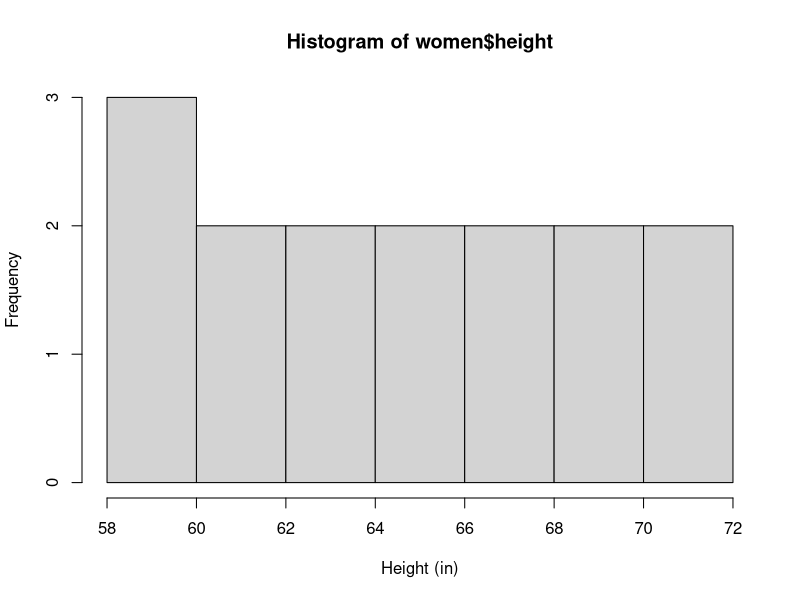
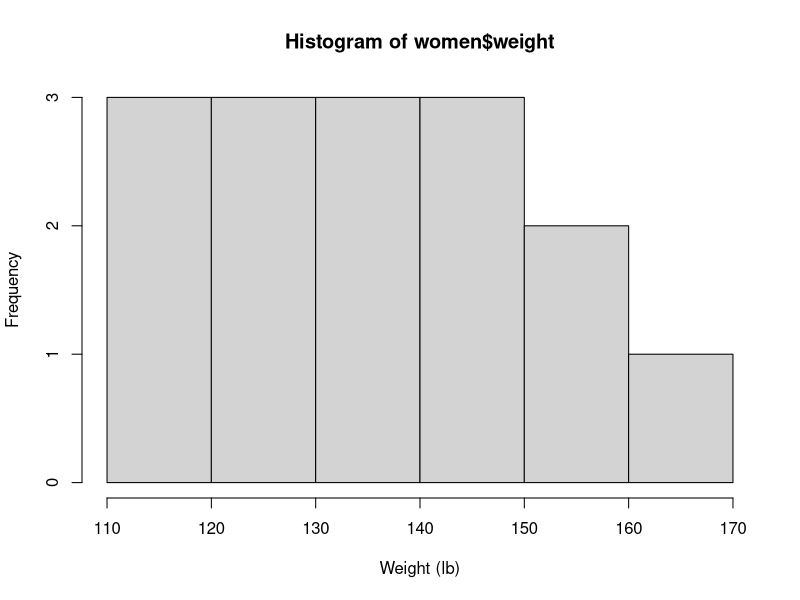
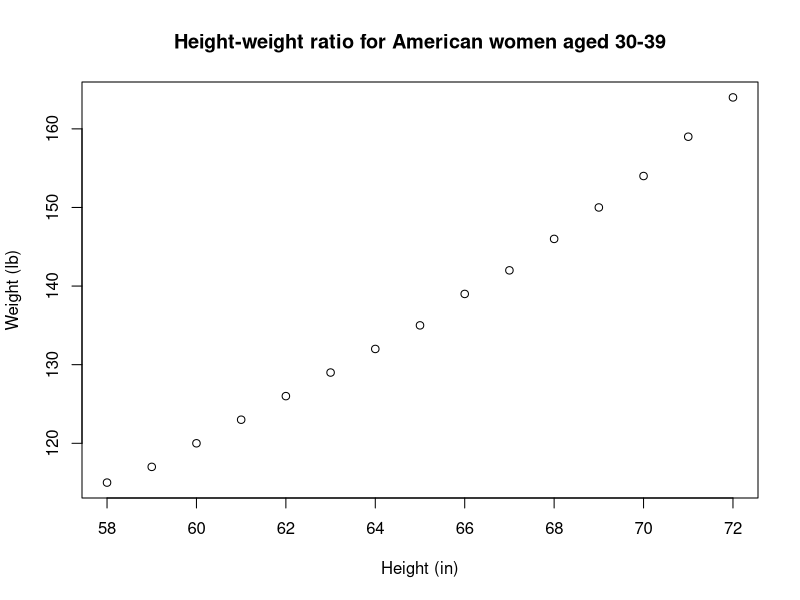
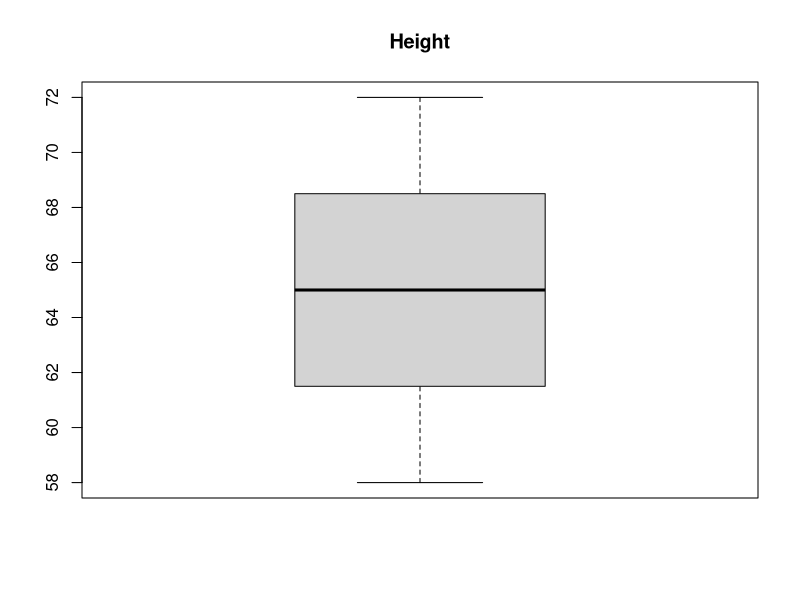
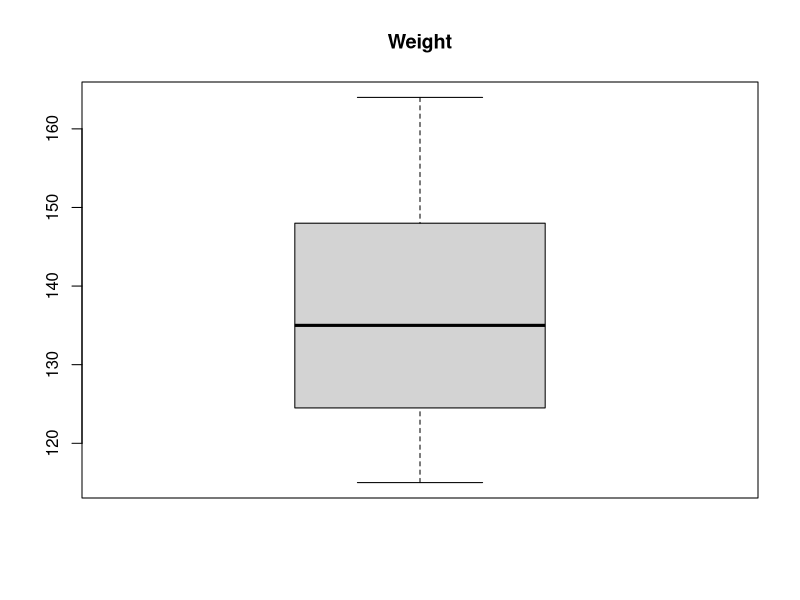
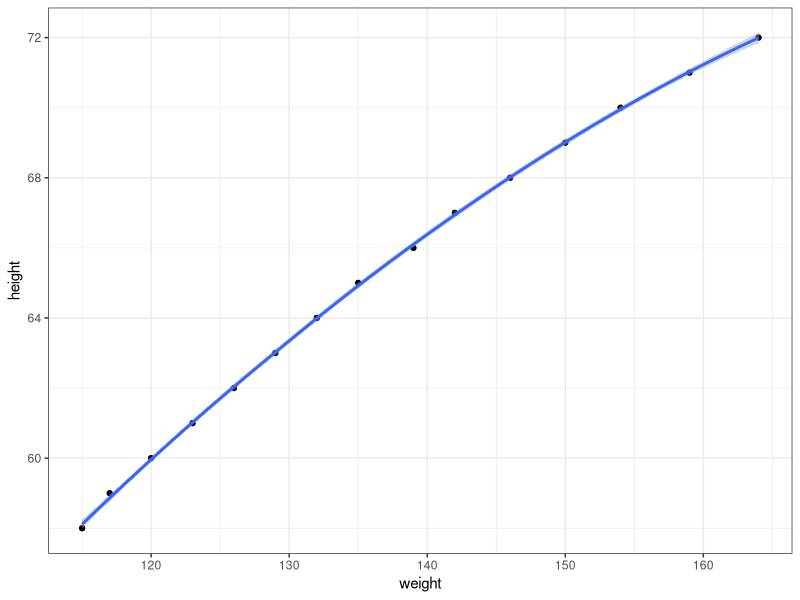

Reproduce these figures in R, in order.
### 1. Working directory and R packages
setwd ('/Users/Nico/Documents/FirstAssignment')

# In case you do not have the ggplot2 and magrittr packages install them by  
# running the following commands: install.packages("ggplot2") and 
# install.packages("magrittr")
library(ggplot2)
library(magrittr)

### 2. Source each other's files
# source('CodeMeilin.R')

### 3. Choose the data set

# See all the R core data sets available
data() 

# Load the core data set called women
data(women) 

### 4. Look at the data set
?women

# Look at the names of the variables in the data set
names(women) 

#  To look at the first 6 observations (in a table)
head(women[,]) 

### 5. Descriptive Statistics

### Given that the data set looks at the average heights and weights
### for American women aged 30 to 39, it is worth looking at the following
### descriptive statistics: frequency (histrograms), mean, median, quartiles 
### and interquartile ranges, range, variance and standard deviation, boxplots
### and distribution plots. I additionally plotted the variables to look at the
### relationship between them. 


# 5.1 Histograms
hist(women$height, xlab = "Height (in)")
hist(women$weight, xlab = "Weight (lb)")

# 5.2 Plot variables to observe potential links
plot(women, xlab = "Height (in)", ylab = "Weight (lb)",
     main = "Height-weight ratio for American women aged 30-39")

# 5.2 Mean
mean (women$height)
mean (women$weight)

# 3. Median
median(women$height)
median(women$weight)

# 4. Quartiles and interquartile ranges 
summary(women$height)
summary(women$weight)
IQR(women$height)
IQR(women$weight)

# 5. Range
range(women$height)
range(women$weight)

# 6. Variance
var(women$height)
var(women$weight)

# 7. Standard deviation
sd(women$height)
sd(women$weight)

#  8. Boxplots
boxplot(women$height, main = 'Height')
boxplot(women$weight, main = 'Weight')

# 9. Summarise with loess
ggplot2::ggplot(women, aes(weight, height)) + geom_point() + geom_smooth() + theme_bw()

